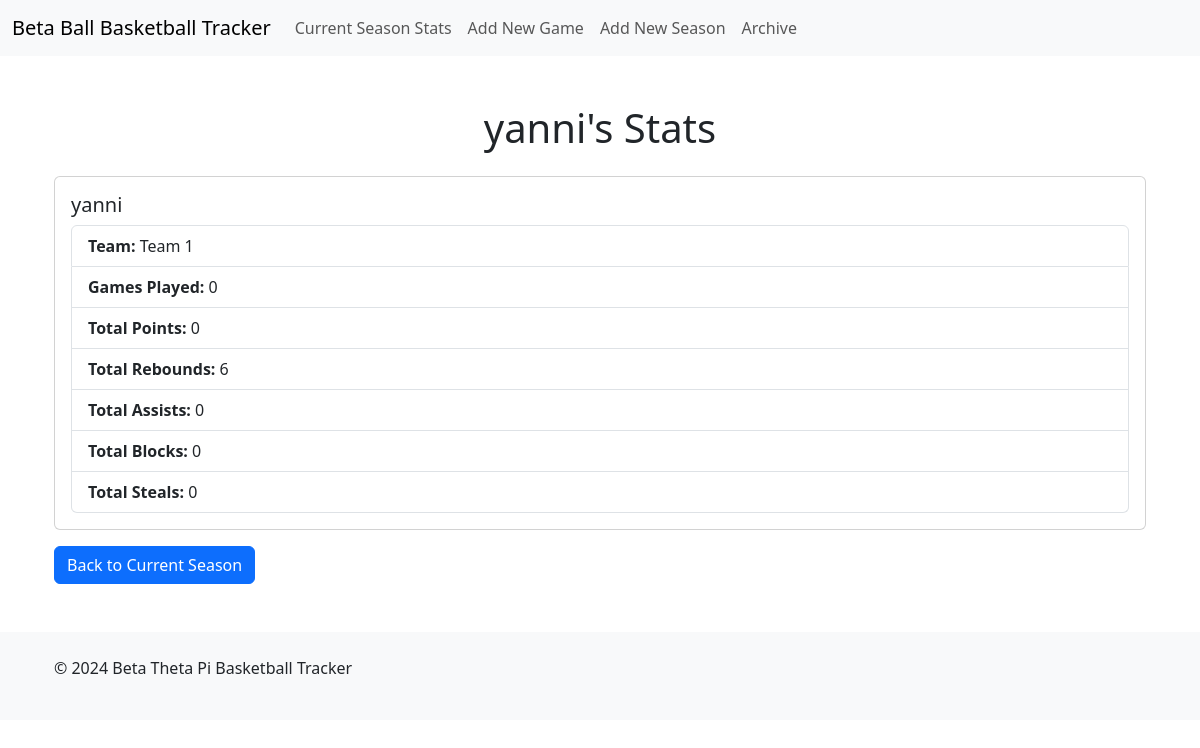
The app's page /player/10 with its own data.
### server.py (models this page shows)
class Player(db.Model):
    id = db.Column(db.Integer, primary_key=True)
    name = db.Column(db.String(100), nullable=False)
    team_id = db.Column(db.Integer, db.ForeignKey('team.id'), nullable=False)
    games_played = db.Column(db.Integer, default=0)
    stats = db.relationship('Stat', backref='player', lazy=True)

class Team(db.Model):
    id = db.Column(db.Integer, primary_key=True)
    name = db.Column(db.String(100), nullable=False)
    season_id = db.Column(db.Integer, db.ForeignKey('season.id'), nullable=False)
    wins = db.Column(db.Integer, default=0)
    losses = db.Column(db.Integer, default=0)
    players = db.relationship('Player', backref='team', lazy=True)

### server.py (the view)
@app.route('/player/<int:player_id>')
def player(player_id):
    player = Player.query.get_or_404(player_id)
    return render_template('player.html', player=player)

### templates/player.html (shortened to what this page needs)
{% extends 'base.html' %}
{% block content %}
<div class="container mt-5">
    <h1 class="text-center">{{ player.name }}'s Stats</h1>
    <div class="card mt-4">
        <div class="card-body">
            <h5 class="card-title">{{ player.name }}</h5>
            <ul class="list-group">
                <li class="list-group-item"><strong>Team:</strong> {{ player.team.name }}</li>
                <li class="list-group-item"><strong>Games Played:</strong> {{ player.games_played }}</li>
                <li class="list-group-item"><strong>Total Points:</strong> {{ player.stats|sum(attribute='points') }}</li>
                <li class="list-group-item"><strong>Total Rebounds:</strong> {{ player.stats|sum(attribute='rebounds') }}</li>
                <li class="list-group-item"><strong>Total Assists:</strong> {{ player.stats|sum(attribute='assists') }}</li>
                <li class="list-group-item"><strong>Total Blocks:</strong> {{ player.stats|sum(attribute='blocks') }}</li>
                <li class="list-group-item"><strong>Total Steals:</strong> {{ player.stats|sum(attribute='steals') }}</li>
            </ul>
        </div>
    </div>
    <a href="{{ url_for('current_season') }}" class="btn btn-primary mt-3">Back to Current Season</a>
</div>
{% endblock %}

### records on screen
Player: name "yanni", games_played "0"
Team: team.name "Team 1"

### other values on screen
{{ player.stats|sum(attribute='points') }} "0"
{{ player.stats|sum(attribute='rebounds') }} "6"
{{ player.stats|sum(attribute='assists') }} "0"
{{ player.stats|sum(attribute='blocks') }} "0"
{{ player.stats|sum(attribute='steals') }} "0"
